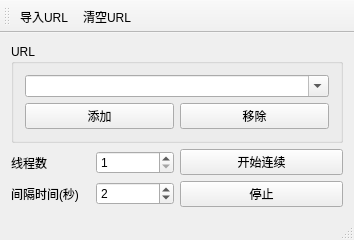
<?xml version="1.0" encoding="UTF-8"?>
<ui version="4.0">
 <class>auto_smzdmClass</class>
 <widget class="QMainWindow" name="auto_smzdmClass">
  <property name="geometry">
   <rect>
    <x>0</x>
    <y>0</y>
    <width>354</width>
    <height>232</height>
   </rect>
  </property>
  <property name="windowTitle">
   <string>阅读量</string>
  </property>
  <widget class="QWidget" name="centralWidget">
   <layout class="QGridLayout" name="gridLayout_3">
    <item row="0" column="0" colspan="2">
     <widget class="QGroupBox" name="groupBox">
      <property name="title">
       <string>URL</string>
      </property>
      <layout class="QGridLayout" name="gridLayout_4">
       <item row="0" column="0">
        <layout class="QGridLayout" name="gridLayout_2">
         <item row="0" column="0">
          <widget class="QComboBox" name="comboBox_url_list">
           <property name="sizePolicy">
            <sizepolicy hsizetype="Preferred" vsizetype="Fixed">
             <horstretch>9</horstretch>
             <verstretch>0</verstretch>
            </sizepolicy>
           </property>
           <property name="editable">
            <bool>true</bool>
           </property>
          </widget>
         </item>
        </layout>
       </item>
       <item row="1" column="0">
        <layout class="QGridLayout" name="gridLayout">
         <item row="0" column="0">
          <widget class="QPushButton" name="pushButton_add_url">
           <property name="text">
            <string>添加</string>
           </property>
          </widget>
         </item>
         <item row="0" column="1">
          <widget class="QPushButton" name="pushButton_remove_url">
           <property name="text">
            <string>移除</string>
           </property>
          </widget>
         </item>
        </layout>
       </item>
      </layout>
     </widget>
    </item>
    <item row="1" column="0">
     <layout class="QVBoxLayout" name="verticalLayout_2">
      <item>
       <layout class="QHBoxLayout" name="horizontalLayout">
        <item>
         <widget class="QLabel" name="label">
          <property name="text">
           <string>线程数</string>
          </property>
         </widget>
        </item>
        <item>
         <widget class="QSpinBox" name="spinBox_thread_count">
          <property name="toolTip">
           <string>同时工作线程数</string>
          </property>
          <property name="minimum">
           <number>1</number>
          </property>
          <property name="maximum">
           <number>4</number>
          </property>
         </widget>
        </item>
       </layout>
      </item>
      <item>
       <layout class="QHBoxLayout" name="horizontalLayout_2">
        <item>
         <widget class="QLabel" name="label_2">
          <property name="text">
           <string>间隔时间(秒)</string>
          </property>
         </widget>
        </item>
        <item>
         <widget class="QSpinBox" name="spinBox_interval">
          <property name="toolTip">
           <string>同时工作线程数</string>
          </property>
          <property name="minimum">
           <number>1</number>
          </property>
          <property name="maximum">
           <number>50</number>
          </property>
          <property name="value">
           <number>2</number>
          </property>
         </widget>
        </item>
       </layout>
      </item>
     </layout>
    </item>
    <item row="1" column="1">
     <layout class="QVBoxLayout" name="verticalLayout">
      <item>
       <widget class="QPushButton" name="pushButton_start">
        <property name="text">
         <string>开始连续</string>
        </property>
       </widget>
      </item>
      <item>
       <widget class="QPushButton" name="pushButton_pause">
        <property name="text">
         <string>停止</string>
        </property>
       </widget>
      </item>
     </layout>
    </item>
   </layout>
  </widget>
  <widget class="QMenuBar" name="menuBar">
   <property name="geometry">
    <rect>
     <x>0</x>
     <y>0</y>
     <width>354</width>
     <height>23</height>
    </rect>
   </property>
  </widget>
  <widget class="QToolBar" name="mainToolBar">
   <attribute name="toolBarArea">
    <enum>TopToolBarArea</enum>
   </attribute>
   <attribute name="toolBarBreak">
    <bool>false</bool>
   </attribute>
   <addaction name="action_import_URLs"/>
   <addaction name="action_clear_URLs"/>
  </widget>
  <widget class="QStatusBar" name="statusBar"/>
  <action name="action_import_URLs">
   <property name="text">
    <string>导入URL</string>
   </property>
   <property name="toolTip">
    <string>导入URL</string>
   </property>
  </action>
  <action name="action_clear_URLs">
   <property name="text">
    <string>清空URL</string>
   </property>
   <property name="toolTip">
    <string>清空URL</string>
   </property>
  </action>
 </widget>
 <layoutdefault spacing="6" margin="11"/>
 <resources>
  <include location="auto_smzdm.qrc"/>
 </resources>
 <connections/>
</ui>
